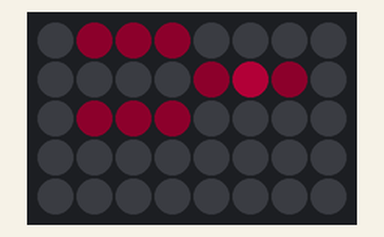
A sketch run on a simulated Arduino Uno, built with avr-gcc and run on an emulated ATmega328P. On the bench: 8×5 RGB LED matrix (first LED top left, wired row by row). Dim RGB values are drawn brighter than linear; random numbers use the default seed unless the sketch sets one.

Above: at 0.5 s.
At 5.45 s:
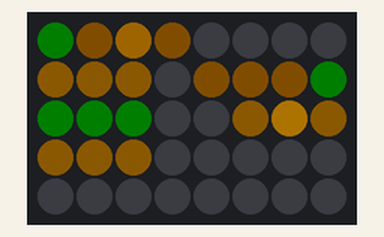
At 10.2 s:
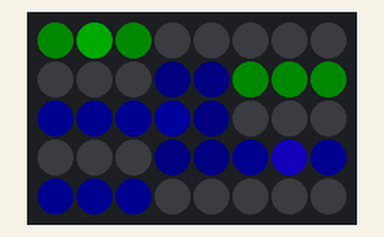
At 20.11 s:
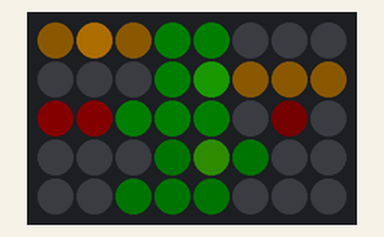
At 30.03 s:
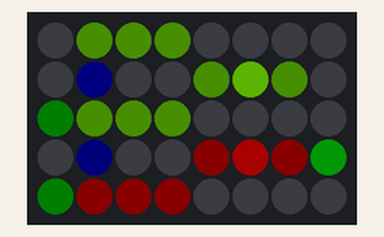
At 39.73 s:
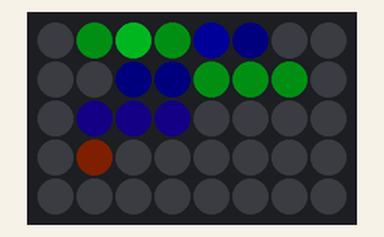

The sketch:

example-15-circle.ino
```cpp
//
// Arduino Light Studies examples
// Jonas Vorwerk 2018
// https://jonasvorwerk.nl
//

#include "FastLED.h"

#define DATA_PIN    13
#define CLOCK_PIN   12
#define LED_TYPE    APA102
#define COLOR_ORDER BGR
#define BRIGHTNESS  128
#define FRAMES_PER_SECOND 30

const uint8_t kMatrixWidth = 8;
const uint8_t kMatrixHeight = 5;
const bool kMatrixSerpentineLayout = false;

#define NUM_LEDS  kMatrixWidth * kMatrixHeight

byte hue = 20;
byte sat = 255;
byte val = 255;

CRGB leds[NUM_LEDS];

void setup() {
  FastLED.addLeds<NEOPIXEL, 6>(leds, NUM_LEDS);     //Adafruit Uno Neopixel shield
  //FastLED.addLeds<NEOPIXEL, 10>(leds, NUM_LEDS);  //Adafruit Feather Neopixel shield
  //FastLED.addLeds<LED_TYPE, DATA_PIN>(leds, NUM_LEDS);
  //FastLED.addLeds<LED_TYPE,DATA_PIN,COLOR_ORDER>(leds, NUM_LEDS);
  //FastLED.addLeds<LED_TYPE,DATA_PIN,CLOCK_PIN,COLOR_ORDER>(leds, NUM_LEDS);
  FastLED.setBrightness(BRIGHTNESS);
  FastLED.clear();

  Serial.begin(9600);
}

void loop() {

  //only run is serial output is open
  //while (! Serial);

  EVERY_N_MILLISECONDS(200){
    drawCircle(1, random(kMatrixWidth-1), random(kMatrixHeight-1), random(255), 15);
    //drawCircle(1, random(kMatrixWidth-1), random(kMatrixHeight-1), random(255), random(2,15));
  }

  fadeToBlackBy(leds, NUM_LEDS, 20);

  FastLED.show();
  FastLED.delay(1000 / FRAMES_PER_SECOND);

}

//draws a circle on a matrix with radius, x position, y position, hue, amount of steps
void drawCircle(uint8_t radius, uint8_t dot_x, uint8_t dot_y, byte hue, byte steps){

    float theta = 0;
    leds[ XY( dot_x, dot_y) ] = CHSV(hue, sat, val);

    while (theta <= 360) {

      float x = dot_x + radius * cos(theta);
      float y = dot_y + radius * sin(theta);
      theta += 360 / steps;

      //round the x,y positions to hole led pixels
      x = (int)round(x);
      y = (int)round(y);

      //check if x, y values fit onto the matrix, if no then don't show them to avoid errors
      if (x >= 0 &&  x < kMatrixWidth && y >= 0 && y < kMatrixHeight) {
        leds[ XY(x, y) ] = CHSV(hue, sat, val/2);
      }
    }
}

uint16_t XY( uint8_t x, uint8_t y) {
  uint16_t i;

  if (kMatrixSerpentineLayout == false) {
    i = (y * kMatrixWidth) + x;
  }

  if (kMatrixSerpentineLayout == true) {
    if ( y & 0x01) {
      // Odd rows run backwards
      uint8_t reverseX = (kMatrixWidth - 1) - x;
      i = (y * kMatrixWidth) + reverseX;
    } else {
      // Even rows run forwards
      i = (y * kMatrixWidth) + x;
    }
  }

  return i;
}
```
